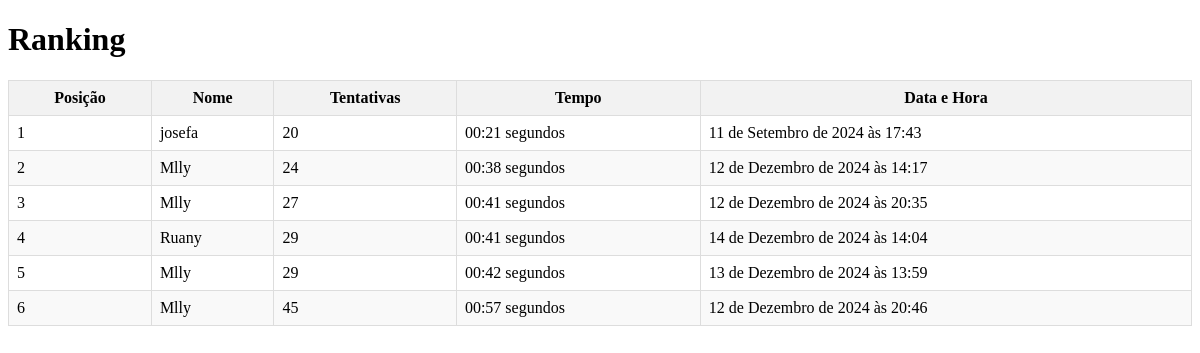
The page /ranking/ on the database its author committed.
### memoria/models.py (models this page shows, shortened)
class Jogo(models.Model):
    nome = models.CharField(max_length=100)
    tentativas = models.IntegerField()
    tempo = models.CharField(max_length=10)  # Tempo total em segundos
    data_hora = models.DateTimeField(default=timezone.now)
    class Meta:
        ordering = ['tentativas', 'tempo', '-data_hora']  # Ordenar por tentativas, tempo e data mais recente

### memoria/views.py (the view)
# urls.py: path('ranking/', views.ranking, name='ranking'),
def ranking(request):
    jogos = Jogo.objects.all().order_by('tentativas', 'tempo', '-data_hora')  # Ordena por tentativas, tempo e data
    context = {
        'jogos': jogos
    }
    return render(request, 'memoria/ranking.html', context)

### templates/memoria/ranking.html (shortened to what this page needs)
<!DOCTYPE html>
<html lang="en">
<head>
</head>
</head>
<body>
    <h1>Ranking</h1>
    <table>
        <thead>
            <tr>
                <th>Posição</th>
                <th>Nome</th>
                <th>Tentativas</th>
                <th>Tempo</th>
                <th>Data e Hora</th>
            </tr>
        </thead>
        <tbody>
            {% for jogo in jogos %}
            <tr>
                <td>{{ forloop.counter }}</td>
                <td>{{ jogo.nome }}</td>
                <td>{{ jogo.tentativas }}</td>
                <td>{{ jogo.tempo }} segundos</td>
                <td>{{ jogo.data_hora }}</td>
            </tr>
            {% empty %}
            <tr>
                <td colspan="5">Nenhum jogo encontrado.</td>
            </tr>
            {% endfor %}
        </tbody>
    </table>
</body>
</html>

### templates/memoria/ranking.html (style rules this page uses)
table { width: 100%; border-collapse: collapse; }
th, td { border: 1px solid #ddd; padding: 8px; }
th { background-color: #f2f2f2; }
tr:nth-child(even) { background-color: #f9f9f9; }

### rows shown on the page
Jogo: nome "josefa", tentativas "20", tempo "00:21", data_hora "11 de Setembro de 2024 às 17:43"
Jogo: nome "Mlly", tentativas "24", tempo "00:38", data_hora "12 de Dezembro de 2024 às 14:17"
Jogo: nome "Mlly", tentativas "27", tempo "00:41", data_hora "12 de Dezembro de 2024 às 20:35"
Jogo: nome "Ruany", tentativas "29", tempo "00:41", data_hora "14 de Dezembro de 2024 às 14:04"
Jogo: nome "Mlly", tentativas "29", tempo "00:42", data_hora "13 de Dezembro de 2024 às 13:59"
Jogo: nome "Mlly", tentativas "45", tempo "00:57", data_hora "12 de Dezembro de 2024 às 20:46"
